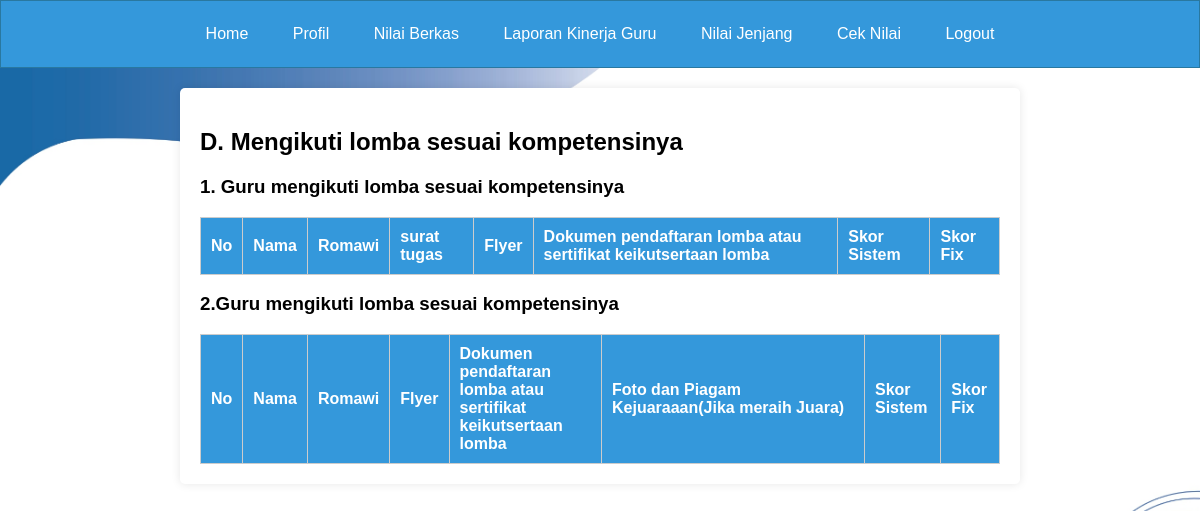
The page /page_beri_nilai_guru1d.php on the database as committed earlier.
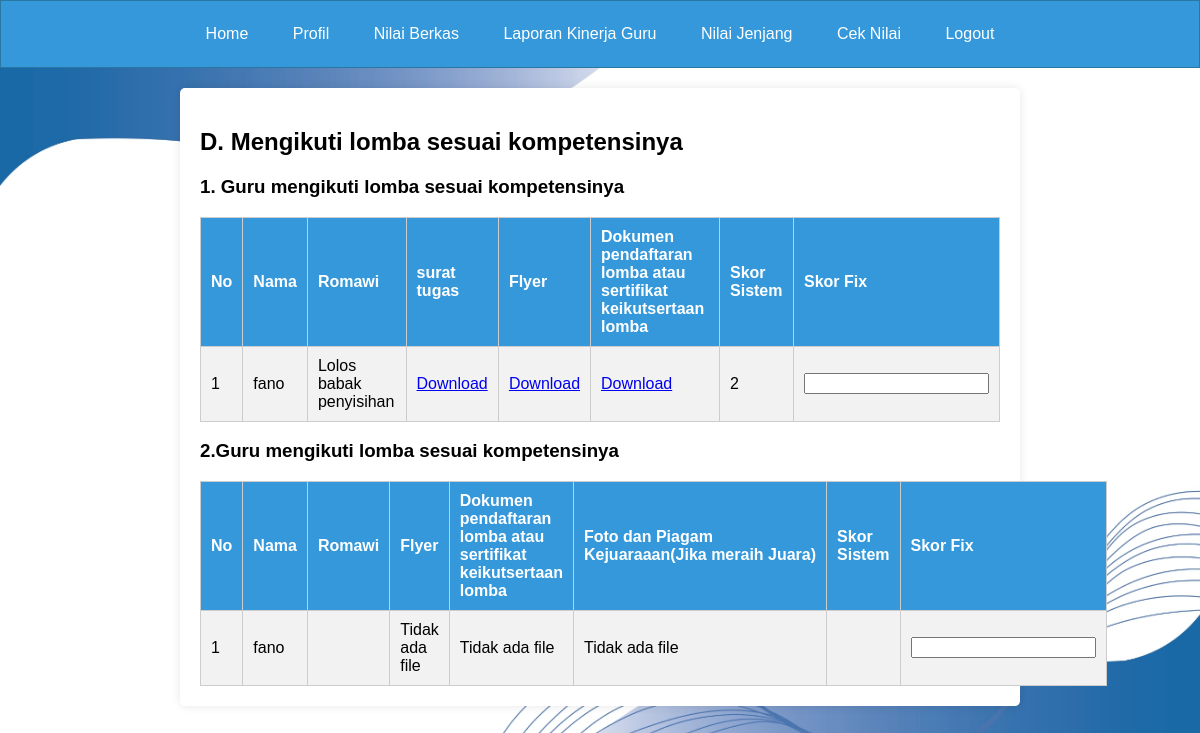
The same page on the database as committed later.
### tables this page shows
CREATE TABLE `tabel_p_pendidikan2` (
  `id_penilaian` int(11) NOT NULL,
  `id` int(11) DEFAULT NULL,
  `nama` varchar(255) DEFAULT NULL,
  `ia1` varchar(255) DEFAULT NULL,
  `poinia1` int(11) DEFAULT NULL,
  `apoinia1` int(11) NOT NULL,
  `berkasia1` longblob DEFAULT NULL,
  `berkasia11` longblob DEFAULT NULL,
  `berkasia111` longblob DEFAULT NULL,
  `iab1` varchar(255) DEFAULT NULL,
  `poiniab1` int(11) DEFAULT NULL,
  `apoiniab1` int(11) DEFAULT NULL,
  `berkasiab1` longblob DEFAULT NULL,
  `berkasiab11` longblob DEFAULT NULL,
  `berkasiab111` longblob DEFAULT NULL,
  `iac1` varchar(255) DEFAULT NULL,
  `poiniac1` int(11) DEFAULT NULL,
  `apoiniac1` int(11) DEFAULT NULL,
  `berkasiac1` longblob DEFAULT NULL,
  `berkasiac11` longblob DEFAULT NULL,
  `berkasiac111` longblob DEFAULT NULL,
  `ia2` varchar(255) DEFAULT NULL,
  `poinia2` int(11) DEFAULT NULL,
  `apoinia2` int(11) DEFAULT NULL,
  `berkasia2` longblob DEFAULT NULL,
  `berkasia22` longblob DEFAULT NULL,
  `berkasia222` longblob DEFAULT NULL,
  `ib1` varchar(255) DEFAULT NULL,
  `poinib1` int(11) DEFAULT NULL,
  `apoinib1` int(11) DEFAULT NULL,
  `berkasib1` longblob DEFAULT NULL,
  `berkasib11` longblob DEFAULT NULL,
  `berkasib111` longblob DEFAULT NULL,
  `ib2` varchar(255) DEFAULT NULL,
  `poinib2` int(11) DEFAULT NULL,
  `apoinib2` int(11) DEFAULT NULL,
  `berkasib2` longblob DEFAULT NULL,
  `berkasib22` longblob DEFAULT NULL,
  `berkasib222` longblob DEFAULT NULL,
  `ib3` varchar(255) DEFAULT NULL,
  `poinib3` int(11) DEFAULT NULL,
  `apoinib3` int(11) DEFAULT NULL,
  `berkasib3` longblob DEFAULT NULL,
  `berkasib33` longblob DEFAULT NULL,
  `berkasib333` longblob DEFAULT NULL,
  `ib4` varchar(255) DEFAULT NULL,
  `poinib4` int(11) DEFAULT NULL,
  `apoinib4` int(11) DEFAULT NULL,
  `berkasib4` longblob DEFAULT NULL,
  `berkasib44` longblob DEFAULT NULL,
  `berkasib444` longblob DEFAULT NULL,
  `ib5` varchar(255) DEFAULT NULL,
  `poinib5` int(11) DEFAULT NULL,
  `apoinib5` int(11) DEFAULT NULL,
  `berkasib5` longblob DEFAULT NULL,
  `berkasib55` longblob DEFAULT NULL,
  `berkasib555` longblob DEFAULT NULL,
  `ib6` varchar(255) DEFAULT NULL,
  `poinib6` int(11) DEFAULT NULL,
  `apoinib6` int(11) DEFAULT NULL,
  `berkasib6` longblob DEFAULT NULL,
  `berkasib66` longblob DEFAULT NULL,
  `berkasib666` longblob DEFAULT NULL,
  `ic1` varchar(255) DEFAULT NULL,
  `poinic1` int(11) DEFAULT NULL,
  `apoinic1` int(11) DEFAULT NULL,
  `berkasic1` longblob DEFAULT NULL,
  `berkasic11` longblob DEFAULT NULL,
  `berkasic111` longblob DEFAULT NULL,
  `berkasic1111` longblob DEFAULT NULL,
  `berkasic11111` longblob DEFAULT NULL,
  `ic2` varchar(255) DEFAULT NULL,
  `poinic2` int(11) DEFAULT NULL,
  `apoinic2` longblob DEFAULT NULL,
  `berkasic2` longblob DEFAULT NULL,
  `icb2` varchar(255) DEFAULT NULL,
  `poinicb2` int(11) DEFAULT NULL,
  `apoinicb2` int(11) DEFAULT NULL,
  `berkasicb2` longblob DEFAULT NULL,
  `icc2` varchar(255) DEFAULT NULL,
  `poinicc2` int(11) DEFAULT NULL,
  `apoinicc2` int(11) DEFAULT NULL,
  `berkasicc2` longblob DEFAULT NULL,
  `icd2` varchar(255) DEFAULT NULL,
  `poinicd2` int(11) DEFAULT NULL,
  `apoinicd2` int(11) DEFAULT NULL,
  `berkasicd2` longblob DEFAULT NULL,
  `id1` varchar(255) DEFAULT NULL,
  `poinid1` int(11) DEFAULT NULL,
  `apoinid1` int(11) DEFAULT NULL,
  `berkasid1` longblob DEFAULT NULL,
  `berkasid11` longblob DEFAULT NULL,
  `berkasid111` longblob NOT NULL,
  `ie1` varchar(255) DEFAULT NULL,
  `poinie1` int(11) DEFAULT NULL,
  `apoinie1` int(11) DEFAULT NULL,
  `berkasie1` longblob DEFAULT NULL,
  `berkasie11` longblob DEFAULT NULL,
  `berkasie111` longblob DEFAULT NULL,
  `ie2` varchar(255) DEFAULT NULL,
  `poinie2` int(11) DEFAULT NULL,
  `apoinie2` int(11) DEFAULT NULL,
  `berkasie2` longblob DEFAULT NULL,
  `berkasie22` longblob DEFAULT NULL,
  `iia1` varchar(255) DEFAULT NULL,
  `poiniia1` int(11) DEFAULT NULL,
  `apoiniia1` int(11) DEFAULT NULL,
  `berkasiia1` longblob DEFAULT NULL,
  `berkasiia11` longblob DEFAULT NULL,
  `berkasiia111` longblob DEFAULT NULL,
  `iia2` varchar(255) DEFAULT NULL,
  `poiniia2` int(11) DEFAULT NULL,
  `apoiniia2` int(11) DEFAULT NULL,
  `berkasiia2` longblob DEFAULT NULL,
  `berkasiia22` longblob DEFAULT NULL,
  `berkasiia222` longblob DEFAULT NULL,
  `iiab2` varchar(255) DEFAULT NULL,
  `poiniiab2` int(11) DEFAULT NULL,
  `apoiniiab2` int(11) DEFAULT NULL,
  `berkasiiab2` longblob DEFAULT NULL,
  `berkasiiab22` longblob DEFAULT NULL,
  `berkasiiab222` longblob DEFAULT NULL,
  `berkasiiab2222` longblob DEFAULT NULL,
  `iib1` varchar(255) DEFAULT NULL,
  `poiniib1` int(11) DEFAULT NULL,
  `apoiniib1` int(11) DEFAULT NULL,
  `berkasiib1` longblob DEFAULT NULL,
  `berkasiib11` longblob DEFAULT NULL,
  `berkasiib111` longblob DEFAULT NULL,
  `iib2` varchar(255) DEFAULT NULL,
  `poiniib2` int(11) DEFAULT NULL,
  `apoiniib2` int(11) DEFAULT NULL,
  `berkasiib2` longblob DEFAULT NULL,
  `berkasiib22` longblob DEFAULT NULL,
  `berkasiib222` longblob DEFAULT NULL,
  `iib3` varchar(255) DEFAULT NULL,
  `poiniib3` int(11) DEFAULT NULL,
  `apoiniib3` int(11) DEFAULT NULL,
  `berkasiib3` longblob DEFAULT NULL,
  `berkasiib33` longblob DEFAULT NULL,
  `berkasiib333` longblob DEFAULT NULL,
  `iiba3` varchar(255) DEFAULT NULL,
  `poiniiba3` int(11) DEFAULT NULL,
  `apoiniiba3` int(11) DEFAULT NULL,
  `berkasiiba3` longblob DEFAULT NULL,
  `berkasiiba33` longblob DEFAULT NULL,
  `berkasiiba333` longblob DEFAULT NULL,
  `berkasiiba3333` longblob DEFAULT NULL,
  `iib4` varchar(255) DEFAULT NULL,
  `poiniib4` int(11) DEFAULT NULL,
  `apoiniib4` int(11) DEFAULT NULL,
  `berkasiib4` longblob DEFAULT NULL,
  `berkasiib44` longblob DEFAULT NULL,
  `berkasiib444` longblob DEFAULT NULL,
  `iibb4` varchar(255) DEFAULT NULL,
  `poiniibb4` int(11) DEFAULT NULL,
  `apoiniibb4` int(11) DEFAULT NULL,
  `berkasiibb4` longblob DEFAULT NULL,
  `berkasiibb44` longblob DEFAULT NULL,
  `berkasiibb444` longblob DEFAULT NULL,
  `iibc4` varchar(255) DEFAULT NULL,
  `poiniibc4` int(11) DEFAULT NULL,
  `apoiniibc4` int(11) DEFAULT NULL,
  `berkasiibc4` longblob DEFAULT NULL,
  `berkasiibc44` longblob DEFAULT NULL,
  `berkasiibc444` longblob DEFAULT NULL,
  `iiia1` varchar(255) DEFAULT NULL,
  `poiniiia1` int(11) DEFAULT NULL,
  `apoiniiia1` int(11) DEFAULT NULL,
  `berkasiiia1` longblob DEFAULT NULL,
  `berkasiiia11` longblob DEFAULT NULL,
  `berkasiiia111` longblob DEFAULT NULL,
  `iiib1` varchar(255) DEFAULT NULL,
  `poiniiib1` int(11) DEFAULT NULL,
  `apoiniiib1` int(11) DEFAULT NULL,
  `berkasiiib1` longblob DEFAULT NULL,
  `berkasiiib11` longblob DEFAULT NULL,
  `berkasiiib111` longblob DEFAULT NULL,
  `berkasiiib1111` longblob DEFAULT NULL,
  `berkasiiib11111` longblob DEFAULT NULL,
  `iiic1` varchar(255) DEFAULT NULL,
  `poiniiic1` int(11) DEFAULT NULL,
  `apoiniiic1` int(11) DEFAULT NULL,
  `berkasiiic1` longblob DEFAULT NULL,
  `berkasiiic11` longblob DEFAULT NULL,
  `berkasiiic111` longblob DEFAULT NULL,
  `berkasiiic1111` longblob DEFAULT NULL,
  `berkasiiic11111` longblob DEFAULT NULL,
  `iva1` varchar(255) DEFAULT NULL,
  `poiniva1` int(11) DEFAULT NULL,
  `apoiniva1` int(11) DEFAULT NULL,
  `berkasiva1` longblob DEFAULT NULL,
  `berkasiva11` longblob DEFAULT NULL,
  `berkasiva111` longblob DEFAULT NULL,
  `ivb1` varchar(255) DEFAULT NULL,
  `poinivb1` int(11) DEFAULT NULL,
  `apoinivb1` int(11) DEFAULT NULL,
  `berkasivb1` longblob DEFAULT NULL,
  `berkasivb11` longblob DEFAULT NULL,
  `berkasivb111` longblob DEFAULT NULL,
  `ivc1` varchar(255) DEFAULT NULL,
  `poinivc1` int(11) DEFAULT NULL,
  `apoinivc1` int(11) DEFAULT NULL,
  `berkasivc1` longblob DEFAULT NULL,
  `berkasivc11` longblob DEFAULT NULL,
  `berkasivc111` longblob DEFAULT NULL,
  `ivd1` varchar(255) DEFAULT NULL,
  `poinivd1` int(11) DEFAULT NULL,
  `apoinivd1` int(11) DEFAULT NULL,
  `berkasivd1` longblob DEFAULT NULL,
  `berkasivd11` longblob DEFAULT NULL,
  `berkasivd111` longblob DEFAULT NULL,
  `ive1` varchar(255) DEFAULT NULL,
  `poinive1` int(11) DEFAULT NULL,
  `apoinive1` int(11) DEFAULT NULL,
  `berkasive1` longblob DEFAULT NULL,
  `berkasive11` longblob DEFAULT NULL,
  `berkasive111` longblob DEFAULT NULL,
  `ivea1` varchar(255) DEFAULT NULL,
  `poinivea1` int(11) DEFAULT NULL,
  `apoinivea1` int(11) DEFAULT NULL,
  `berkasivea1` longblob DEFAULT NULL,
  `ive2` varchar(255) DEFAULT NULL,
  `poinive2` int(11) DEFAULT NULL,
  `apoinive2` int(11) DEFAULT NULL,
  `berkasive2` longblob DEFAULT NULL,
  `berkasive22` longblob DEFAULT NULL,
  `berkasive222` longblob DEFAULT NULL,
  `tahun_penilaian` varchar(4) DEFAULT NULL,
  `nilai` int(10) DEFAULT NULL,
  `nilaivalidasi` int(15) NOT NULL,
  `validasi` varchar(20) DEFAULT NULL,
  `Aktivasi` int(10) NOT NULL,
  `TIMESTAMP` timestamp NOT NULL DEFAULT '2024-06-03 16:59:59'
);

### page_beri_nilai_guru1d.php (the view, shortened to what the changed rows need)
<?php
include "koneksi.php";
$tahun_ini = date("Y");
?>
<!DOCTYPE html>
<html lang="en">
<head>
</head>
<body>
    <div class="container">
        <h2>D. Mengikuti lomba sesuai kompetensinya</h2>
        <table>
            <tr>
                <th>No</th>
                <th>Nama</th>
                <th>Romawi</th>
                <th>surat tugas</th>
                <th>Flyer</th>
                <th>Dokumen pendaftaran lomba atau sertifikat keikutsertaan lomba</th>
                <th>Skor Sistem</th>
                <th>Skor Fix</th>
            </tr>
            <?php
            $no = 1;
            $query_ia = mysqli_query($koneksi, "SELECT * FROM tabel_p_pendidikan2 WHERE tahun_penilaian = '$tahun_ini'");
            while ($row = mysqli_fetch_array($query_ia)) {
                $file_berkasiaa = $row['berkasid1'];
                $file_berkasiaaa = $row['berkasid11'];
                $file_berkasiaaaa = $row['berkasid111'];
            ?>
                <tr>
                    <td><?php echo $no++; ?></td>
                    <td><?php echo $row['nama']; ?></td>
                    <td><?php echo $row['id1']; ?></td>
                    <td>
                        <?php if (!empty($file_berkasiaaaa)) { ?>
                            <a href="uploads/<?php echo $file_berkasiaaaa; ?>" target="_blank">Download</a>
                        <?php } else {
                            echo "Tidak ada file";
                        } ?>
                    </td>
                    <td>
                        <?php if (!empty($file_berkasiaa)) { ?>
                            <a href="uploads/<?php echo $file_berkasiaa; ?>" target="_blank">Download</a>
                        <?php } else {
                            echo "Tidak ada file";
                        } ?>
                    </td>
                    <td>
                        <?php if (!empty($file_berkasiaaa)) { ?>
                            <a href="uploads/<?php echo $file_berkasiaaa; ?>" target="_blank">Download</a>
                        <?php } else {
                            echo "Tidak ada file";
                        } ?>
                    </td>
                    <td><?php echo $row['poinid1']; ?></td>
                    <td>
                        <input type="text" class="editable-id1" data-id="<?php echo $row['id']; ?>" value="<?php echo $row['apoinid1']; ?>">
                    </td>
                </tr>
            <?php } ?>
        </table>
        <table>
            <tr>
                <th>No</th>
                <th>Nama</th>
                <th>Romawi</th>
                <th>Flyer</th>
                <th>Dokumen pendaftaran lomba atau sertifikat keikutsertaan lomba</th>
                <th>Foto dan Piagam Kejuaraaan(Jika meraih Juara)</th>
                <th>Skor Sistem</th>
                <th>Skor Fix</th>
            </tr>
            <?php
            $no = 1;
            $query_ia = mysqli_query($koneksi, "SELECT * FROM tabel_p_pendidikan2 WHERE tahun_penilaian = '$tahun_ini'");
            while ($row = mysqli_fetch_array($query_ia)) {
                $file_berkasiaa = $row['berkasid2'];
                $file_berkasiaaa = $row['berkasid22'];
                $file_berkasiaaaa = $row['berkasid222'];
            ?>
                <tr>
                    <td><?php echo $no++; ?></td>
                    <td><?php echo $row['nama']; ?></td>
                    <td><?php echo $row['id2']; ?></td>
                    <td>
                        <?php if (!empty($file_berkasiaa)) { ?>
                            <a href="uploads/<?php echo $file_berkasiaa; ?>" target="_blank">Download</a>
                        <?php } else {
                            echo "Tidak ada file";
                        } ?>
                    </td>
                    <td>
                        <?php if (!empty($file_berkasiaaa)) { ?>
                            <a href="uploads/<?php echo $file_berkasiaaa; ?>" target="_blank">Download</a>
                        <?php } else {
                            echo "Tidak ada file";
                        } ?>
                    </td>
                    <td>
                        <?php if (!empty($file_berkasiaaaa)) { ?>
                            <a href="uploads/<?php echo $file_berkasiaaaa; ?>" target="_blank">Download</a>
                        <?php } else {
                            echo "Tidak ada file";
                        } ?>
                    </td>
                    <td><?php echo $row['poinid2']; ?></td>
                    <td>
                        <input type="text" class="editable-id2" data-id="<?php echo $row['id']; ?>" value="<?php echo $row['apoinid2']; ?>">
                    </td>
                </tr>
            <?php } ?>
        </table>
    </div>
</body>
</html>

Rows that differ between the two databases and show on the page:
added tabel_p_pendidikan2: nama "fano", id1 "Lolos babak penyisihan", poinid1 "2"
